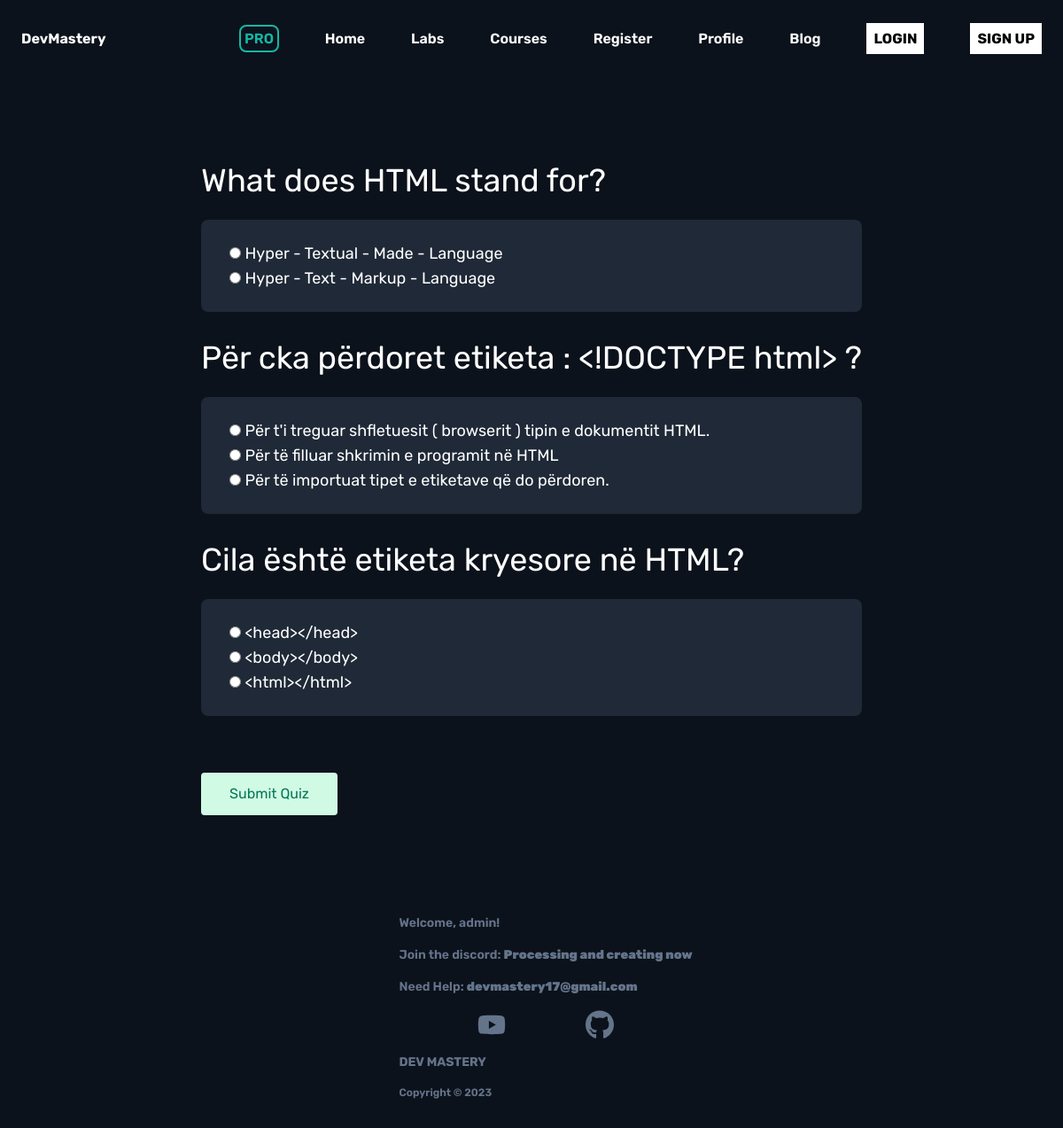
/challenges/1/ (signed in), run on the app's committed database.
### challenges/models.py (models this page shows, shortened)
class Question(models.Model):
    quiz = models.ForeignKey(Quiz, on_delete=models.CASCADE)
    text = models.TextField()

class Answer(models.Model):
    question = models.ForeignKey(Question, on_delete=models.CASCADE)
    text = models.CharField(max_length=255)
    is_correct = models.BooleanField(default=False)

### challenges/views.py (the view)
# urls.py: path('<int:quiz_id>/', views.quiz_detail, name='quiz_detail'),
@login_required
def quiz_detail(request, quiz_id):
    print(f"Attempting to retrieve quiz with ID: {quiz_id}")
    quiz = get_object_or_404(Quiz, pk=quiz_id)
    questions = quiz.question_set.all()
    if request.method == 'POST':
        print("POST")
        score = 0
        for question in questions:
            submitted_answer_id = request.POST.get(f'question_{question.id}')
            correct_answer = question.answer_set.filter(is_correct=True).first()
            if submitted_answer_id:
                selected_answer = question.answer_set.get(pk=submitted_answer_id)
                user_answer = UserAnswer.objects.create(
                    user=request.user,
                    question=question,
                    selected_answer=selected_answer
                )
                if selected_answer == correct_answer:
                    score += 1
        lab_score, created = LabScore.objects.get_or_create(
            user=request.user,
            quiz=quiz,
        )
        lab_score.attempts += 1
        lab_score.save()
        if score > lab_score.score:
            lab_score.score = score
            lab_score.save()
        print(f"Score: {score} out of {len(questions)}")
        return render(request, 'challenges/result.html', {
            'score': score,
            'total_questions': len(questions),
        })
    else:
        form = QuizForm()
    return render(request, 'challenges/detail.html', {'quiz': quiz, 'questions': questions, 'form': form})

### challenges/forms.py
class QuizForm(forms.ModelForm):
    class Meta:
        model = UserAnswer
        fields = "__all__"
        widgets = {
            'selected_answer': forms.RadioSelect(),
        }

### challenges/templates/challenges/detail.html (shortened to what this page needs)
{% extends "core/base.html" %}
{% block content %}
<div class="flex flex-col justify-center items-center px-6 py-6 my-6 mx-4 max-[375px]:w-full max-[375px]:mx-2">
    <form method="post" action="{% url 'challenges:quiz_detail' quiz.id %}">
      {% for question in questions %}
        <div class="my-8">
            <fieldset>
              <legend class="text-4xl my-4 mb-6 max-[768px]:text-3xl max-[426px]:text-xl max-[321px]:text-sm">{{ question.text }}</legend>
              <div class="bg-gray-800 rounded-lg px-8 py-6 max-[426px]:px-4 max-[375px]:w-full">
                  {% for answer in question.answer_set.all %}
                  <label class="my-4 text-lg max-[426px]:text-sm max-[321px]:text-xs">
                    <input type="radio" name="question_{{ question.id }}" value="{{ answer.id }}">
                    {{ answer.text }}
                  </label><br>
                {% endfor %}
              </div>
            </fieldset>
        </div>
      {% endfor %}
      <button type="submit" class="px-8 py-3 text-emerald-700 rounded bg-emerald-100 mt-8 my-4 cursor-pointer transition transition-all duration-300 ease-in-out hover:bg-emerald-300"><span class="animate-pulse">Submit Quiz</span></button>
    </form>
</div>
{% endblock %}

### core/templates/core/base.html (shortened to what this page needs)
{% load static %}
<!DOCTYPE html>
<html>
	<head>
		<script src="https://cdn.tailwindcss.com"></script>
		<link rel="stylesheet" href="https://cdn.jsdelivr.net/npm/prism-themes/themes/prism-material-oceanic.css">
	</head>
	<body class="bg-[#0C121B]">
		<nav class="text-white py-8 px-6 flex justify-between items-center">
			<a href="#" class="font-bold max-[768px]:text-sm">DevMastery</a>
			<div class="space-x-12 max-[1024px]:space-x-8 max-[768px]:space-x-5 max-[600px]:space-x-2">
				<a href="{% url 'pro:pro' %}" class="max-[426px]:hidden text-teal-500 rounded-lg font-semibold p-1 text-md border-2 border-teal-500 bg-transparent hover:scale-110 transition-transform duration-300 ease-in-out max-[768px]:text-sm max-[600px]:text-xs">PRO</a>
				<a href="{% url 'core:index' %}" class="max-[426px]:hidden font-semibold text-md transition-all duration-300 ease-in-out hover:text-gray-300 hover:scale-110 max-[768px]:text-sm max-[600px]:text-xs">Home</a>
				<a href="{% url 'labs:labs' %}" class="max-[426px]:hidden font-semibold text-md transition-all duration-300 ease-in-out hover:text-gray-300 hover:scale-110 max-[768px]:text-sm max-[600px]:text-xs">Labs</a>
				<a href="{% url 'courses:courses' %}" class="max-[426px]:hidden font-semibold text-md transition-all duration-300 ease-in-out hover:text-red-400 max-[768px]:text-sm max-[600px]:text-xs">Courses</a>
				<a href="{% url 'core:register' %}" class="max-[426px]:hidden font-semibold text-md transition-all duration-300 ease-in-out hover:text-red-400 max-[768px]:text-sm max-[600px]:text-xs">Register</a>
				<a href="{% url 'dashboard:profile_showcase' %}" class="max-[426px]:hidden font-semibold text-md transition-all duration-300 ease-in-out hover:text-red-400 max-[768px]:text-sm max-[600px]:text-xs">Profile</a>
				<a href="{% url 'blog:blog' %}" class="max-[426px]:hidden font-semibold text-md transition-all duration-300 ease-in-out hover:text-red-400 max-[768px]:text-sm max-[600px]:text-xs">Blog</a>
				<a href="{% url 'core:login' %}" class="max-[426px]:hidden p-2 text-md font-bold text-black bg-white outline-none border-none transition-all duration-300 ease-in-out hover:bg-purple-700 focus:bg-purple-700 hover:text-white focus:text-white max-[768px]:text-xs max-[768px]:p-1">LOGIN</a>
				<a href="{% url 'core:signup' %}" class="max-[426px]:hidden p-2 text-md font-bold text-black bg-white outline-none border-none transition-all duration-300 ease-in-out hover:bg-purple-700 focus:bg-purple-700 hover:text-white focus:text-white max-[768px]:text-xs max-[768px]:p-1">SIGN UP</a>
			</div>
		</nav>
		<div class="px-4 py-4 text-white">
			{% block content %}{% endblock %}
		</div>
		<footer class="py-6 px-6 flex justify-center bg-[#0C121B]">
			<div class="text-sm text-slate-500 font-semibold">
				{% if user.is_authenticated %}
                    <p class="py-2">Welcome, {{ user.username }}!</p>
                {% endif %}
				<p class="py-2">Join the discord: <strong>Processing and creating now</strong></p>
				<p class="py-2">Need Help: <strong>devmastery17@gmail.com</strong></p>
				<div class="py-2 flex flex-row justify-evenly">
				</div>
				<p class="font-bold py-2">DEV MASTERY</p>
				<p class="py-2 text-xs">Copyright © 2023</p>
			</div>
		</footer>
	</body>
</html>

### core/templates/core/base.html (style rules this page uses)
body { font-family: 'Rubik', sans-serif; }

### data on the page
Question: text "What does HTML stand for?"
Answer: text "Hyper - Textual - Made - Language"
Answer: text "Hyper - Text - Markup - Language"
Question: text "Për cka përdoret etiketa : <!DOCTYPE html> ?"
Answer: text "Për t'i treguar shfletuesit ( browserit ) tipin e dokumentit HTML."
Answer: text "Për të filluar shkrimin e programit në HTML"
Answer: text "Për të importuat tipet e etiketave që do përdoren."
Question: text "Cila është etiketa kryesore në HTML?"
Answer: text "<head></head>"
Answer: text "<body></body>"
Answer: text "<html></html>"

### other printed values
{{ user.username }} "admin"
